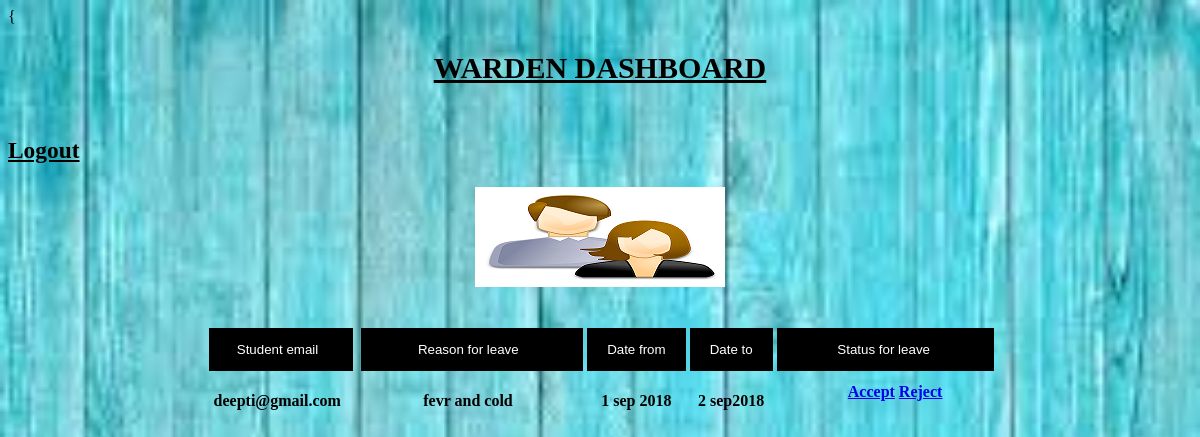
Page /warden/home/ (signed in) on the committed database.
### web/models.py (models this page shows, shortened)
class le(models.Model):
    id = models.AutoField(primary_key=True)
    rno = models.IntegerField(null=True,blank=True)
    heading = models.CharField(max_length=50,null=True)
    sender = models.CharField(max_length=50,null=True)
    status = models.IntegerField(null=True,blank=True)
    reason = models.CharField(max_length=100,null=True)
    df = models.TextField(max_length=11,null=True)
    dt = models.TextField(max_length=11,null=True)
    name=models.CharField(max_length=50,null=True)

### warden/views.py (the view)
# urls.py: path('home/', views.home, name='home'),
@login_required
def home(request):
    l=le.objects.filter(status=0)
    return render(request, 'web/warden.html',{"leave":l})

### web/templates/web/warden.html (shortened to what this page needs)
{{% load static %}
<html>
<head>
</head>
<body>
<div class ="h">
  <h2 align="center"><u>WARDEN DASHBOARD</u></h2>
  <h3>&nbsp&nbsp&nbsp&nbsp&nbsp&nbsp&nbsp&nbsp&nbsp&nbsp&nbsp&nbsp&nbsp&nbsp&nbsp&nbsp&nbsp&nbsp&nbsp&nbsp&nbsp&nbsp&nbsp&nbsp&nbsp&nbsp&nbsp&nbsp&nbsp&nbsp&nbsp&nbsp&nbsp&nbsp&nbsp
  <a href="{% url 'logout' %}" style="color:black;">Logout</a>
    <br></h3></div>
  <div class="imgcontainer">
    <img src="{% static 'web/l1.png' %}" alt="l1">
  </div>
  <div class="container" align="center">
    <table>
    <tr>
      <th><button class="btn">&nbsp&nbspStudent email&nbsp&nbsp&nbsp&nbsp</button></th>
      <th><button class="btn">&nbsp&nbsp&nbsp&nbsp&nbsp&nbsp&nbsp&nbsp&nbsp&nbspReason for leave&nbsp&nbsp&nbsp&nbsp&nbsp&nbsp&nbsp&nbsp&nbsp&nbsp&nbsp&nbsp</button></th>
      <th><button class="btn">Date from</button></th>
      <th><button class="btn">Date to</button></th>
      <th><button class="btn">&nbsp&nbsp&nbsp&nbsp&nbsp&nbsp&nbsp&nbsp&nbsp&nbsp Status for leave &nbsp&nbsp&nbsp&nbsp&nbsp&nbsp&nbsp&nbsp&nbsp&nbsp&nbsp</button></th>
    </tr>
      {% for i in leave %}
    <tr>
      <th>&nbsp&nbsp{{i.sender}}&nbsp&nbsp&nbsp&nbsp</th>
      <th>&nbsp&nbsp&nbsp&nbsp&nbsp&nbsp&nbsp&nbsp&nbsp&nbsp{{i.reason}}&nbsp&nbsp&nbsp&nbsp&nbsp&nbsp&nbsp&nbsp&nbsp&nbsp&nbsp&nbsp</th>
      <th>{{i.df}}</th>
      <th>{{i.dt}}</th>
      <th>&nbsp&nbsp&nbsp&nbsp
				    <a href="acc/?id={{i.id}}">Accept</a>
				    <a href="rej/?id={{i.id}}">Reject</a>
			    &nbsp&nbsp&nbsp&nbsp&nbsp&nbsp</th>
    </tr>
      {% endfor %}
    </table></div><br><br><br><br><br><br>
</body>
</html>

### rows in the picture
le: sender "deepti@gmail.com", reason "fevr and cold", df "1 sep 2018", dt "2 sep2018"
